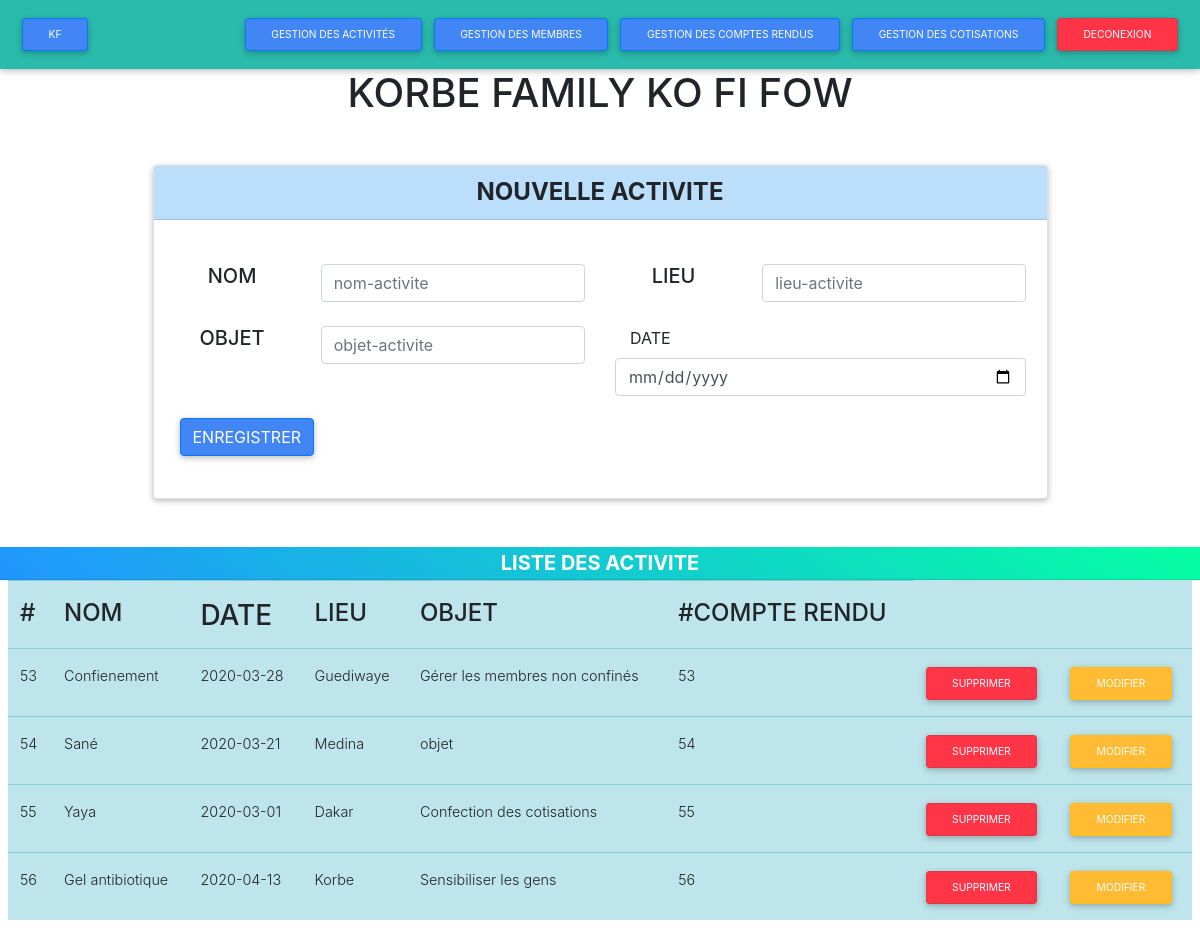
/activities/test.php, run on the app's committed database.
### tables this page shows
CREATE TABLE `activite` (
  `idactivite` int(11) NOT NULL AUTO_INCREMENT,
  `nom` varchar(50) NOT NULL,
  `dateA` varchar(25) NOT NULL,
  `lieu` varchar(50) NOT NULL,
  `objet` varchar(100) NOT NULL,
  `idCompteRendu` int(11) NOT NULL,
  PRIMARY KEY (`idactivite`),
  KEY `idCompteRendu` (`idCompteRendu`)
);

### public/fonctions/requetes.php (called while the page is built, shortened)
<?php
require_once 'bdd.php';
    function afficherListe()
    {
        global $base;
        $req = "SELECT * FROM activite  ";
        return $base->query($req)->fetchAll();
    }

### activities/test.php (the view, shortened to what this page needs)
<?php
include_once '../public/fonctions/requetes.php';
include_once '../folders/navbar.php';
?>
<link rel="stylesheet" href="../public/asset/css/bootstrap.min.css">
<div class="container mt-5">
    <div class="col-md-10 offset-1">
        <div class="card">
            <div class="card-header blue lighten-4 text-center text-uppercase h4 font-weight-bold">
                Nouvelle activite
            </div>
            <div class="card-body">
                <form action="" method="post">
                    <div class="row mt-4">
                        <div class="col-md-2 text-center">
                            <label for="nom" class="h5">NOM</label>
                        </div>
                        <div class="col-md-4">
                            <input type="text" class="form-control" name="nom" placeholder="nom-activite" value= "<?= $act['nom'] ?>" >
                        </div>
                        <div class="col-md-2 text-center">
                            <label for="prenom" class="h5">LIEU</label>
                        </div>
                        <div class="col-md-4">
                            <input type="text" class="form-control" name="lieu"  value= "<?= $act['lieu'] ?>"  placeholder="lieu-activite">
                        </div>
                    </div>
                    <div class="row mt-4">
                        <div class="col-md-2 text-center">
                            <label for="tel" class="h5">OBJET</label>
                        </div>
                        <div class="col-md-4">
                            <input type="text" class="form-control" name="objet" value="<?= $act['objet'] ?>"  placeholder="objet-activite">
                        </div>
                        <div class="form-group col-md-6">
                            <div class="col-md-2 text-center">
                                <label for="inputCity">DATE</label>
                            </div>
                                <input type="date" class="form-control" name="datea"  value="<?= $act['dateA'] ?>" id="inputCity">
                        </div>
                    </div>
                    <button type="submit" name="ajouter" class="btn btn-primary">ENREGISTRER</button>
                </form>
            </div>
        </div>
    </div>
</div>
<h5 class="card-header aqua-gradient info-color white-text text-center py-1 ">
    <strong>LISTE DES ACTIVITE</strong>
</h5>
<div class="card-body px-lg-2 pt-0">
    <table class="table table-info" >
        <tr>
            <th class="h4">#</th>
            <th class="h4">NOM</th>
            <th class="h3">DATE</th>
            <th class="h4">LIEU</th>
            <th class="h4">OBJET</th>
            <th class="h4">#COMPTE RENDU</th>
        </tr>
        <?php
        $personnes = afficherListe();
        foreach ($personnes as $p){
            ?>
            <tr>
                <td> <?= $p['idactivite'] ?> </td>
                <td> <?= $p['nom'] ?></td>
                <td> <?= $p['dateA'] ?> </td>
                <td> <?= $p['lieu'] ?> </td>
                <td> <?= $p['objet'] ?> </td>
                <td> <?= $p['idactivite'] ?> </td>
                <td> <a href="activity.php?idactiviteSup=<?= $p['idactivite']?>" class="btn btn-sm btn-danger">Supprimer</a></td></td>
                <td colspan="2"><a href="activity.php?idactiviteMod=<?= $p['idactivite']?>" class="btn btn-sm btn-warning">Modifier</a>
            </tr>
        <?php  }
        ?>
    </table>
</div>

### data on the page
activite: idactivite "53", nom "Confienement", dateA "2020-03-28", lieu "Guediwaye", objet "Gérer les membres non confinés"
activite: idactivite "54", nom "Sané", dateA "2020-03-21", lieu "Medina", objet "objet"
activite: idactivite "55", nom "Yaya", dateA "2020-03-01", lieu "Dakar", objet "Confection des cotisations"
activite: idactivite "56", nom "Gel antibiotique", dateA "2020-04-13", lieu "Korbe", objet "Sensibiliser les gens"
